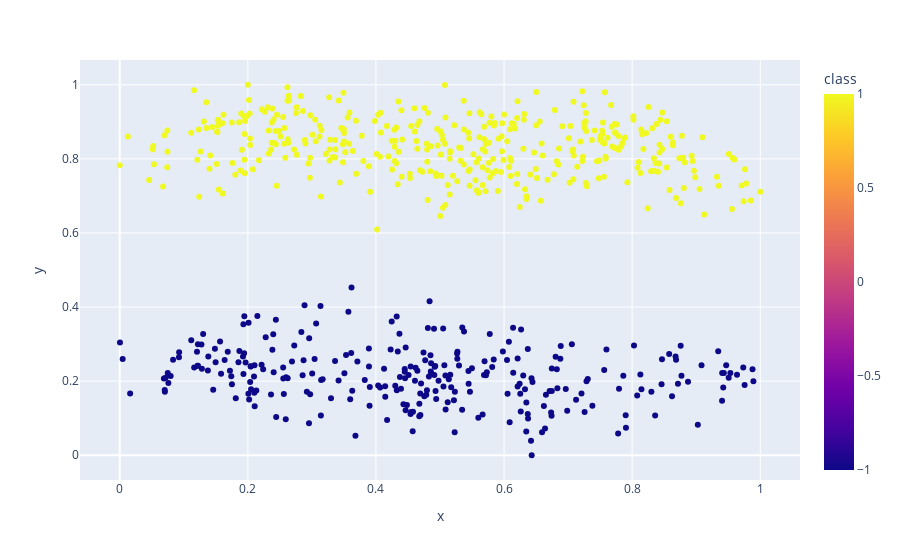

Notebook code cell kept with this figure:
### Code cell
fig_mm_scaled

### Figure 1 — Plotly figure (JSON) as saved in the notebook; plotly's stock layout.template omitted (floating-point values rounded to 4 significant figures; data arrays with more than 128 entries replaced by an {"elided": "..."} marker saying what was removed)
{"data": [{"hovertemplate": "x=%{x}<br>y=%{y}<br>class=%{marker.color}<extra></extra>", "legendgroup": "", "marker": {"color": {"elided": "670 int values"}, "coloraxis": "coloraxis", "symbol": "circle"}, "mode": "markers", "name": "", "orientation": "v", "showlegend": false, "type": "scatter", "x": {"elided": "670 float values"}, "xaxis": "x", "y": {"elided": "670 float values"}, "yaxis": "y"}], "layout": {"coloraxis": {"colorbar": {"title": {"text": "class"}}, "colorscale": [[0, "#0d0887"], [0.1111, "#46039f"], [0.2222, "#7201a8"], [0.3333, "#9c179e"], [0.4444, "#bd3786"], [0.5556, "#d8576b"], [0.6667, "#ed7953"], [0.7778, "#fb9f3a"], [0.8889, "#fdca26"], [1, "#f0f921"]]}, "legend": {"tracegroupgap": 0}, "margin": {"t": 60}, "xaxis": {"anchor": "y", "domain": [0, 1], "title": {"text": "x"}}, "yaxis": {"anchor": "x", "domain": [0, 1], "title": {"text": "y"}}}}
